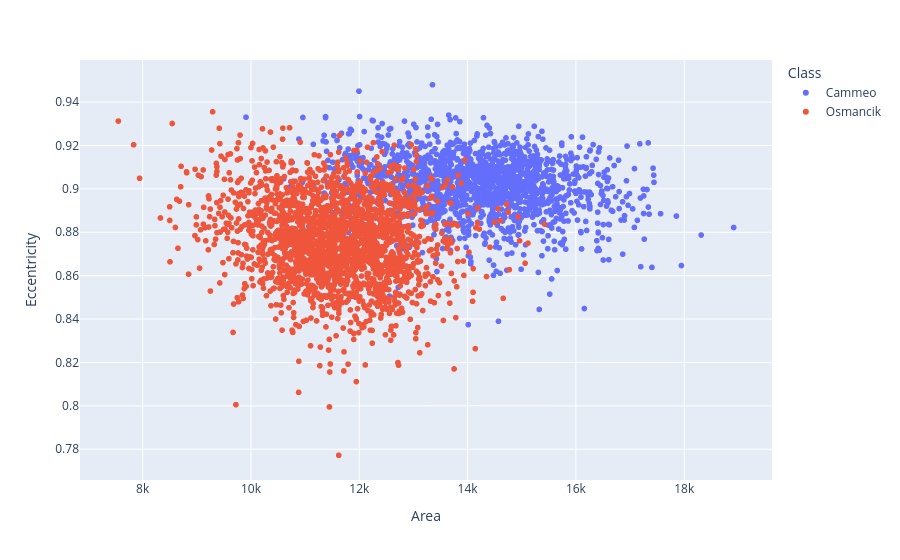
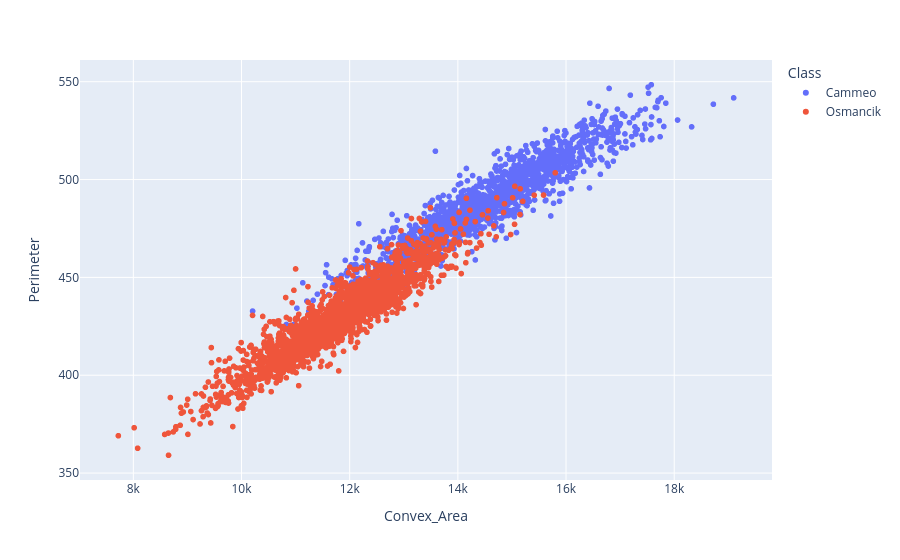
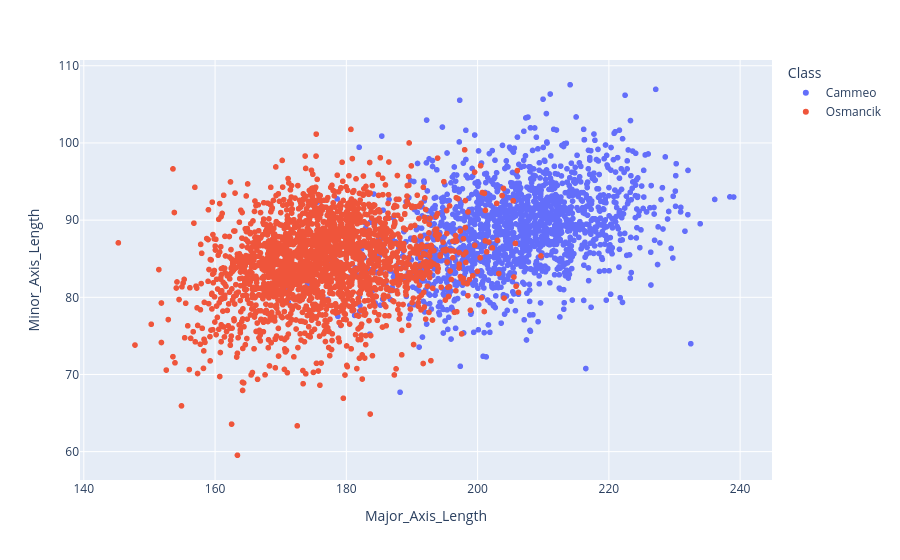
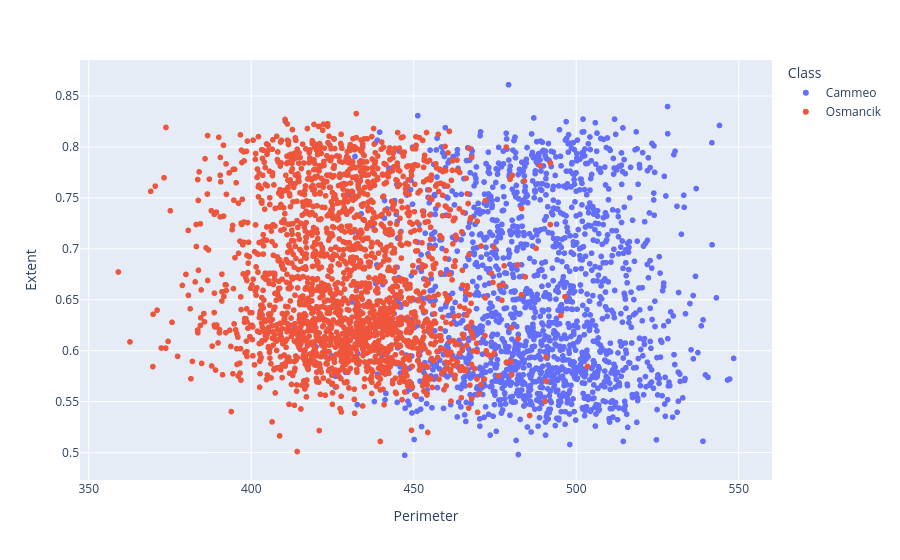

Here is the notebook cell these charts were saved with, in order:
### Code cell
for x_axis, y_axis in[
    ('Area','Eccentricity'),
    ('Convex_Area', 'Perimeter' ),
    ('Major_Axis_Length', 'Minor_Axis_Length'),
    ('Perimeter', 'Extent'),
    ('Eccentricity', 'Major_Axis_Length'),
    ]:
    px.scatter(rice_dataset_raw, x=x_axis, y=y_axis, color='Class').show()

### Figure 1 — Plotly figure (JSON) as saved in the notebook; plotly's stock layout.template omitted (floating-point values rounded to 4 significant figures; data arrays with more than 128 entries replaced by an {"elided": "..."} marker saying what was removed)
{"data": [{"hovertemplate": "Class=Cammeo<br>Area=%{x}<br>Eccentricity=%{y}<extra></extra>", "legendgroup": "Cammeo", "marker": {"color": "#636efa", "symbol": "circle"}, "mode": "markers", "name": "Cammeo", "showlegend": true, "type": "scattergl", "x": {"elided": "1630 int values"}, "xaxis": "x", "y": {"elided": "1630 float values"}, "yaxis": "y"}, {"hovertemplate": "Class=Osmancik<br>Area=%{x}<br>Eccentricity=%{y}<extra></extra>", "legendgroup": "Osmancik", "marker": {"color": "#EF553B", "symbol": "circle"}, "mode": "markers", "name": "Osmancik", "showlegend": true, "type": "scattergl", "x": {"elided": "2180 int values"}, "xaxis": "x", "y": {"elided": "2180 float values"}, "yaxis": "y"}], "layout": {"legend": {"title": {"text": "Class"}, "tracegroupgap": 0}, "margin": {"t": 60}, "xaxis": {"anchor": "y", "domain": [0, 1], "title": {"text": "Area"}}, "yaxis": {"anchor": "x", "domain": [0, 1], "title": {"text": "Eccentricity"}}}}

### Figure 2 — Plotly figure (JSON) as saved in the notebook; plotly's stock layout.template omitted (floating-point values rounded to 4 significant figures; data arrays with more than 128 entries replaced by an {"elided": "..."} marker saying what was removed)
{"data": [{"hovertemplate": "Class=Cammeo<br>Convex_Area=%{x}<br>Perimeter=%{y}<extra></extra>", "legendgroup": "Cammeo", "marker": {"color": "#636efa", "symbol": "circle"}, "mode": "markers", "name": "Cammeo", "showlegend": true, "type": "scattergl", "x": {"elided": "1630 int values"}, "xaxis": "x", "y": {"elided": "1630 float values"}, "yaxis": "y"}, {"hovertemplate": "Class=Osmancik<br>Convex_Area=%{x}<br>Perimeter=%{y}<extra></extra>", "legendgroup": "Osmancik", "marker": {"color": "#EF553B", "symbol": "circle"}, "mode": "markers", "name": "Osmancik", "showlegend": true, "type": "scattergl", "x": {"elided": "2180 int values"}, "xaxis": "x", "y": {"elided": "2180 float values"}, "yaxis": "y"}], "layout": {"legend": {"title": {"text": "Class"}, "tracegroupgap": 0}, "margin": {"t": 60}, "xaxis": {"anchor": "y", "domain": [0, 1], "title": {"text": "Convex_Area"}}, "yaxis": {"anchor": "x", "domain": [0, 1], "title": {"text": "Perimeter"}}}}

### Figure 3 — Plotly figure (JSON) as saved in the notebook; plotly's stock layout.template omitted (floating-point values rounded to 4 significant figures; data arrays with more than 128 entries replaced by an {"elided": "..."} marker saying what was removed)
{"data": [{"hovertemplate": "Class=Cammeo<br>Major_Axis_Length=%{x}<br>Minor_Axis_Length=%{y}<extra></extra>", "legendgroup": "Cammeo", "marker": {"color": "#636efa", "symbol": "circle"}, "mode": "markers", "name": "Cammeo", "showlegend": true, "type": "scattergl", "x": {"elided": "1630 float values"}, "xaxis": "x", "y": {"elided": "1630 float values"}, "yaxis": "y"}, {"hovertemplate": "Class=Osmancik<br>Major_Axis_Length=%{x}<br>Minor_Axis_Length=%{y}<extra></extra>", "legendgroup": "Osmancik", "marker": {"color": "#EF553B", "symbol": "circle"}, "mode": "markers", "name": "Osmancik", "showlegend": true, "type": "scattergl", "x": {"elided": "2180 float values"}, "xaxis": "x", "y": {"elided": "2180 float values"}, "yaxis": "y"}], "layout": {"legend": {"title": {"text": "Class"}, "tracegroupgap": 0}, "margin": {"t": 60}, "xaxis": {"anchor": "y", "domain": [0, 1], "title": {"text": "Major_Axis_Length"}}, "yaxis": {"anchor": "x", "domain": [0, 1], "title": {"text": "Minor_Axis_Length"}}}}

### Figure 4 — Plotly figure (JSON) as saved in the notebook; plotly's stock layout.template omitted (floating-point values rounded to 4 significant figures; data arrays with more than 128 entries replaced by an {"elided": "..."} marker saying what was removed)
{"data": [{"hovertemplate": "Class=Cammeo<br>Perimeter=%{x}<br>Extent=%{y}<extra></extra>", "legendgroup": "Cammeo", "marker": {"color": "#636efa", "symbol": "circle"}, "mode": "markers", "name": "Cammeo", "showlegend": true, "type": "scattergl", "x": {"elided": "1630 float values"}, "xaxis": "x", "y": {"elided": "1630 float values"}, "yaxis": "y"}, {"hovertemplate": "Class=Osmancik<br>Perimeter=%{x}<br>Extent=%{y}<extra></extra>", "legendgroup": "Osmancik", "marker": {"color": "#EF553B", "symbol": "circle"}, "mode": "markers", "name": "Osmancik", "showlegend": true, "type": "scattergl", "x": {"elided": "2180 float values"}, "xaxis": "x", "y": {"elided": "2180 float values"}, "yaxis": "y"}], "layout": {"legend": {"title": {"text": "Class"}, "tracegroupgap": 0}, "margin": {"t": 60}, "xaxis": {"anchor": "y", "domain": [0, 1], "title": {"text": "Perimeter"}}, "yaxis": {"anchor": "x", "domain": [0, 1], "title": {"text": "Extent"}}}}
